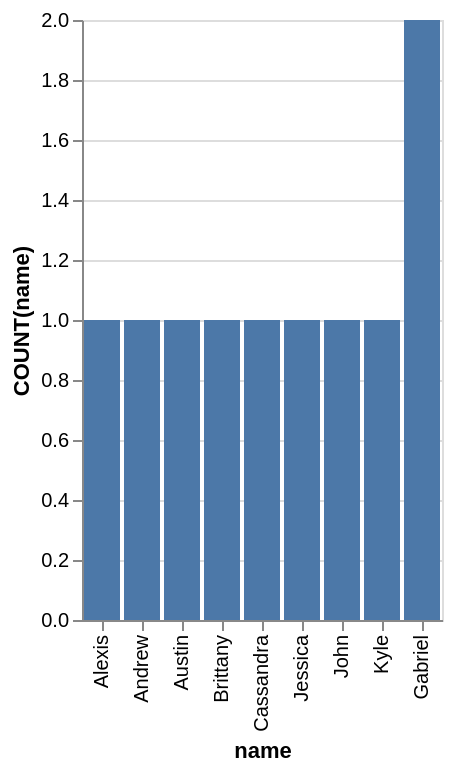

Specify this chart in Vega-Lite:
### Vega-Lite specification from a JSON file in a GitHub repository (floating-point values rounded to 4 significant figures)
{"data": {"values": [{"x_data": "Alexis", "y_data": 1}, {"x_data": "Andrew", "y_data": 1}, {"x_data": "Austin", "y_data": 1}, {"x_data": "Brittany", "y_data": 1}, {"x_data": "Cassandra", "y_data": 1}, {"x_data": "Jessica", "y_data": 1}, {"x_data": "John", "y_data": 1}, {"x_data": "Kyle", "y_data": 1}, {"x_data": "Gabriel", "y_data": 2}]}, "mark": "bar", "encoding": {"x": {"field": "x_data", "type": "nominal", "title": "name", "sort": {"op": "sum", "field": "y_data", "order": "ascending"}}, "y": {"field": "y_data", "type": "quantitative", "title": "COUNT(name)"}}}
